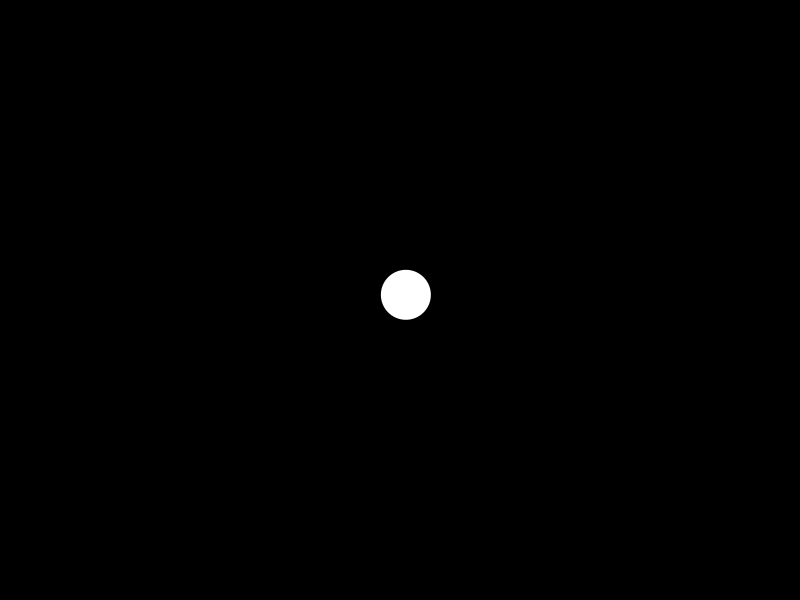
Frame 1 (no input)
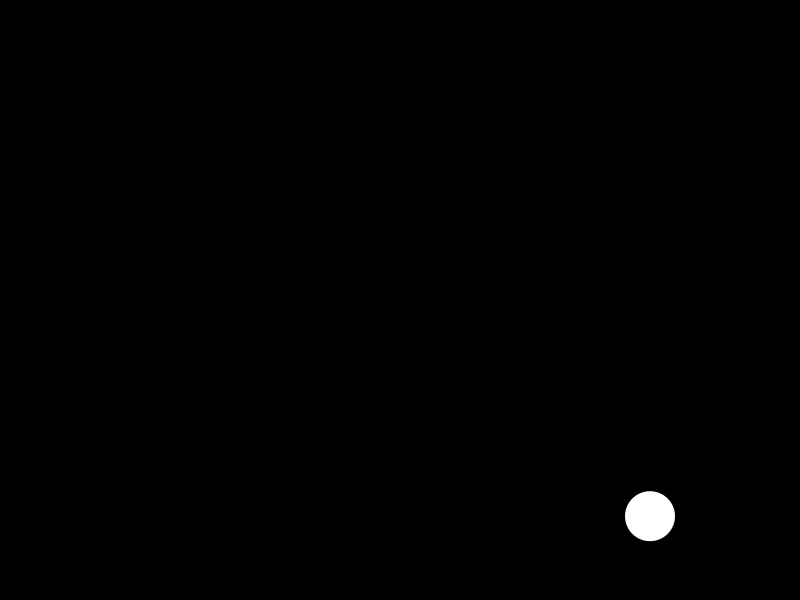
Frame 60 (the mouse pressed at the canvas centre just before this capture)
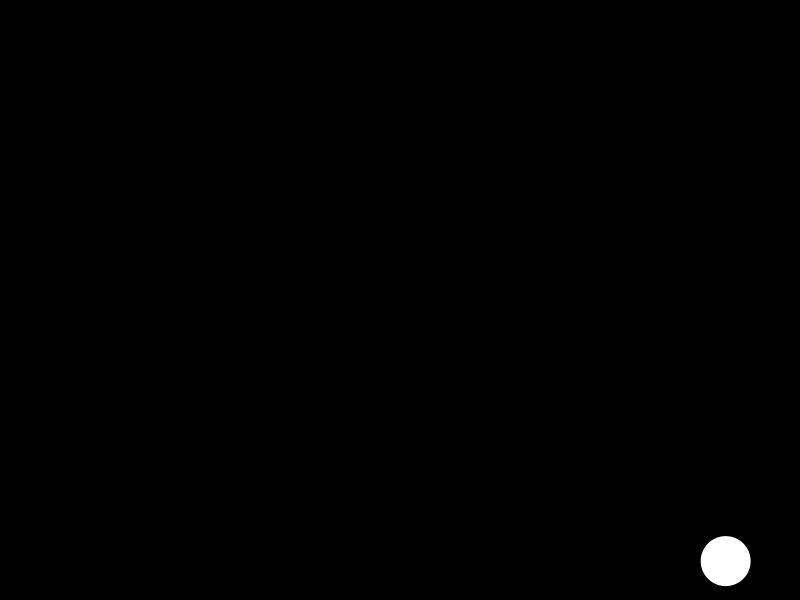
Frame 120 (the mouse held since frame 60 and released just before this capture)

The Processing sketch that drew these frames (run headless with seeded random() and noise(); from frame 60 on, the mouse is pressed at the canvas centre):

// Processing sketch: Ball2
// ── Ball2.pde
BetterBall b;

void setup(){
  b = new BetterBall();
  size(800, 600);
  noStroke();
}

void draw(){
  background(0);
  b.move();
  b.display();
}

// ── BetterBall.pde
public class BetterBall {
  PVector pos;
  PVector vel;
  PVector acc;
  float size;
  color c;
  
  public BetterBall(){
    pos = new PVector(width/2, height/2);
    vel = new PVector(random(-20, 20), random(-20));
    acc = new PVector(0, 1);
    size = 50;
    c = color(255);
  }
  
  public void move(){
    pos.add(vel);
    if(pos.y < height - (size)){
      vel.add(acc); 
    } else {
      vel.mult(.95);
    }
    
    vel.mult(.99);
    
    if(pos.x > width - size/2 || pos.x < size/2){
      vel.x *= -1 * .9;
    }
    
    if(pos.y > height - size/2){
      vel.y *= -1 * .9;
    }
  }
  
  public void display(){
    fill(c);
    ellipse(pos.x, pos.y, size, size);
  }
  
}
